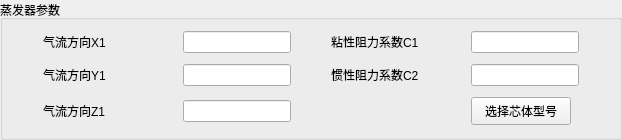
       <widget class="QGroupBox" name="evap_c">
        <property name="minimumSize">
         <size>
          <width>0</width>
          <height>140</height>
         </size>
        </property>
        <property name="maximumSize">
         <size>
          <width>16777215</width>
          <height>185</height>
         </size>
        </property>
        <property name="title">
         <string>蒸发器参数</string>
        </property>
        <layout class="QGridLayout" name="gridLayout">
         <property name="leftMargin">
          <number>40</number>
         </property>
         <property name="topMargin">
          <number>10</number>
         </property>
         <property name="rightMargin">
          <number>40</number>
         </property>
         <property name="bottomMargin">
          <number>10</number>
         </property>
         <property name="horizontalSpacing">
          <number>40</number>
         </property>
         <property name="verticalSpacing">
          <number>10</number>
         </property>
         <item row="2" column="3">
          <widget class="QPushButton" name="choose_evap_btn">
           <property name="minimumSize">
            <size>
             <width>0</width>
             <height>28</height>
            </size>
           </property>
           <property name="maximumSize">
            <size>
             <width>100</width>
             <height>16777215</height>
            </size>
           </property>
           <property name="text">
            <string>选择芯体型号</string>
           </property>
           <property name="autoDefault">
            <bool>false</bool>
           </property>
          </widget>
         </item>
         <item row="0" column="1">
          <widget class="QLineEdit" name="evap_x1_edit">
           <property name="sizePolicy">
            <sizepolicy hsizetype="Fixed" vsizetype="Fixed">
             <horstretch>0</horstretch>
             <verstretch>0</verstretch>
            </sizepolicy>
           </property>
           <property name="maximumSize">
            <size>
             <width>132</width>
             <height>22</height>
            </size>
           </property>
          </widget>
         </item>
         <item row="0" column="0">
          <widget class="QLabel" name="label_evap_x1">
           <property name="minimumSize">
            <size>
             <width>100</width>
             <height>0</height>
            </size>
           </property>
           <property name="maximumSize">
            <size>
             <width>16777215</width>
             <height>24</height>
            </size>
           </property>
           <property name="text">
            <string>气流方向X1</string>
           </property>
           <property name="buddy">
            <cstring>evap_x1_edit</cstring>
           </property>
          </widget>
         </item>
         <item row="0" column="2">
          <widget class="QLabel" name="label_evap_C1">
           <property name="minimumSize">
            <size>
             <width>100</width>
             <height>0</height>
            </size>
           </property>
           <property name="maximumSize">
            <size>
             <width>16777215</width>
             <height>24</height>
            </size>
           </property>
           <property name="text">
            <string>粘性阻力系数C1</string>
           </property>
           <property name="buddy">
            <cstring>evap_c1_edit</cstring>
           </property>
          </widget>
         </item>
         <item row="1" column="0">
          <widget class="QLabel" name="label_evap_y1">
           <property name="minimumSize">
            <size>
             <width>100</width>
             <height>0</height>
            </size>
           </property>
           <property name="maximumSize">
            <size>
             <width>16777215</width>
             <height>24</height>
            </size>
           </property>
           <property name="text">
            <string>气流方向Y1</string>
           </property>
           <property name="buddy">
            <cstring>evap_y1_edit</cstring>
           </property>
          </widget>
         </item>
         <item row="1" column="1">
          <widget class="QLineEdit" name="evap_y1_edit">
           <property name="sizePolicy">
            <sizepolicy hsizetype="Fixed" vsizetype="Fixed">
             <horstretch>0</horstretch>
             <verstretch>0</verstretch>
            </sizepolicy>
           </property>
           <property name="maximumSize">
            <size>
             <width>132</width>
             <height>22</height>
            </size>
           </property>
          </widget>
         </item>
         <item row="2" column="1">
          <widget class="QLineEdit" name="evap_z1_edit">
           <property name="sizePolicy">
            <sizepolicy hsizetype="Fixed" vsizetype="Fixed">
             <horstretch>0</horstretch>
             <verstretch>0</verstretch>
            </sizepolicy>
           </property>
           <property name="maximumSize">
            <size>
             <width>132</width>
             <height>22</height>
            </size>
           </property>
          </widget>
         </item>
         <item row="1" column="3">
          <widget class="QLineEdit" name="evap_c2_edit">
           <property name="sizePolicy">
            <sizepolicy hsizetype="Fixed" vsizetype="Fixed">
             <horstretch>0</horstretch>
             <verstretch>0</verstretch>
            </sizepolicy>
           </property>
           <property name="maximumSize">
            <size>
             <width>132</width>
             <height>22</height>
            </size>
           </property>
          </widget>
         </item>
         <item row="0" column="3">
          <widget class="QLineEdit" name="evap_c1_edit">
           <property name="sizePolicy">
            <sizepolicy hsizetype="Fixed" vsizetype="Fixed">
             <horstretch>0</horstretch>
             <verstretch>0</verstretch>
            </sizepolicy>
           </property>
           <property name="maximumSize">
            <size>
             <width>132</width>
             <height>22</height>
            </size>
           </property>
          </widget>
         </item>
         <item row="1" column="2">
          <widget class="QLabel" name="label_evap_C2">
           <property name="minimumSize">
            <size>
             <width>100</width>
             <height>0</height>
            </size>
           </property>
           <property name="maximumSize">
            <size>
             <width>16777215</width>
             <height>24</height>
            </size>
           </property>
           <property name="text">
            <string>惯性阻力系数C2</string>
           </property>
           <property name="buddy">
            <cstring>evap_c2_edit</cstring>
           </property>
          </widget>
         </item>
         <item row="2" column="0">
          <widget class="QLabel" name="label_evap_z1">
           <property name="minimumSize">
            <size>
             <width>100</width>
             <height>0</height>
            </size>
           </property>
           <property name="maximumSize">
            <size>
             <width>16777215</width>
             <height>24</height>
            </size>
           </property>
           <property name="text">
            <string>气流方向Z1</string>
           </property>
           <property name="buddy">
            <cstring>evap_z1_edit</cstring>
           </property>
          </widget>
         </item>
        </layout>
       </widget>
